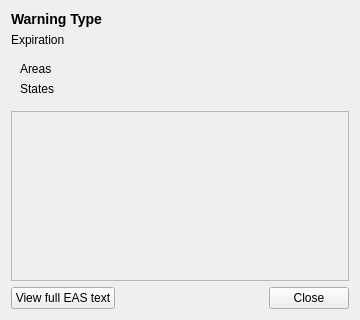
<?xml version="1.0" encoding="UTF-8"?>
<ui version="4.0">
 <class>WarningBoxWidget</class>
 <widget class="QWidget" name="WarningBoxWidget">
  <property name="geometry">
   <rect>
    <x>0</x>
    <y>0</y>
    <width>360</width>
    <height>320</height>
   </rect>
  </property>
  <layout class="QVBoxLayout" name="verticalLayout">
   <item>
    <widget class="QLabel" name="warningTypeLabel">
     <property name="text">
      <string>Warning Type</string>
     </property>
     <property name="styleSheet">
      <string>font-weight: bold; font-size: 14px;</string>
     </property>
    </widget>
   </item>
   <item>
    <widget class="QLabel" name="expirationLabel">
     <property name="text">
      <string>Expiration</string>
     </property>
    </widget>
   </item>
   <item>
    <widget class="QFrame" name="areasFrame">
     <property name="visible">
      <bool>false</bool>
     </property>
     <layout class="QVBoxLayout" name="areasLayout">
      <item>
       <widget class="QLabel" name="areasLabel">
        <property name="text">
         <string>Areas</string>
        </property>
        <property name="wordWrap">
         <bool>true</bool>
        </property>
       </widget>
      </item>
      <item>
       <widget class="QLabel" name="statesLabel">
        <property name="text">
         <string>States</string>
        </property>
       </widget>
      </item>
     </layout>
    </widget>
   </item>
   <item>
    <widget class="QScrollArea" name="scrollArea">
     <property name="widgetResizable">
      <bool>true</bool>
     </property>
     <property name="horizontalScrollBarPolicy">
      <enum>Qt::ScrollBarPolicy::ScrollBarAsNeeded</enum>
     </property>
     <property name="verticalScrollBarPolicy">
      <enum>Qt::ScrollBarPolicy::ScrollBarAsNeeded</enum>
     </property>
     <widget class="QWidget" name="scrollAreaWidgetContents">
      <property name="geometry">
       <rect>
        <x>0</x>
        <y>0</y>
        <width>338</width>
        <height>100</height>
       </rect>
      </property>
     </widget>
    </widget>
   </item>
   <item>
    <layout class="QHBoxLayout" name="buttonsLayout">
     <item>
      <widget class="QPushButton" name="viewEasTextButton">
       <property name="text">
        <string>View full EAS text</string>
       </property>
      </widget>
     </item>
     <item>
      <spacer name="horizontalSpacer">
       <property name="orientation">
        <enum>Qt::Orientation::Horizontal</enum>
       </property>
       <property name="sizeHint" stdset="0">
        <size>
         <width>40</width>
         <height>20</height>
        </size>
       </property>
      </spacer>
     </item>
     <item>
      <widget class="QPushButton" name="closeButton">
       <property name="text">
        <string>Close</string>
       </property>
      </widget>
     </item>
    </layout>
   </item>
  </layout>
 </widget>
</ui>
